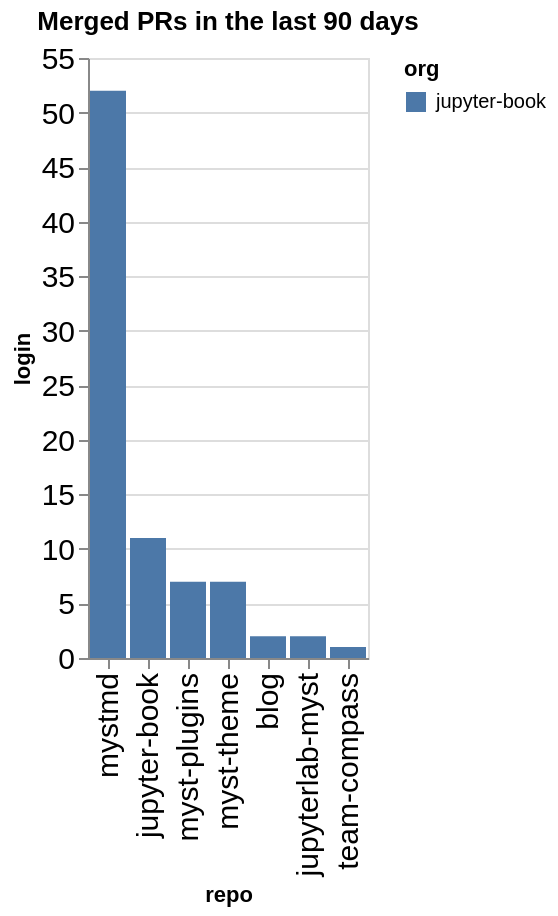

Write notebook code for a chart like this one.
### Code cell
prs_by_repo = merged.groupby(['org', 'repo']).count()['login'].reset_index().sort_values(['org', 'login'], ascending=False)
alt.Chart(data=prs_by_repo, title=f"Merged PRs in the last {n_days} days").mark_bar().encode(
    x=alt.X('repo', sort=prs_by_repo['repo'].values.tolist()),
    y='login',
    color='org'
)

### Figure 1 — Vega-Lite specification as saved in the notebook (floating-point values rounded to 4 significant figures)
{"config": {"axisLeft": {"labelFontSize": 15}, "axisBottom": {"labelFontSize": 15}}, "data": {"name": "data-a3bbda07b71efa023fb6a1847463275a"}, "mark": {"type": "bar"}, "encoding": {"color": {"field": "org", "type": "nominal"}, "x": {"field": "repo", "sort": ["mystmd", "jupyter-book", "myst-plugins", "myst-theme", "blog", "jupyterlab-myst", "team-compass"], "type": "nominal"}, "y": {"field": "login", "type": "quantitative"}}, "title": "Merged PRs in the last 90 days", "$schema": "https://vega.github.io/schema/vega-lite/v5.20.1.json", "datasets": {"data-a3bbda07b71efa023fb6a1847463275a": [{"org": "jupyter-book", "repo": "mystmd", "login": 52}, {"org": "jupyter-book", "repo": "jupyter-book", "login": 11}, {"org": "jupyter-book", "repo": "myst-plugins", "login": 7}, {"org": "jupyter-book", "repo": "myst-theme", "login": 7}, {"org": "jupyter-book", "repo": "blog", "login": 2}, {"org": "jupyter-book", "repo": "jupyterlab-myst", "login": 2}, {"org": "jupyter-book", "repo": "team-compass", "login": 1}]}}
